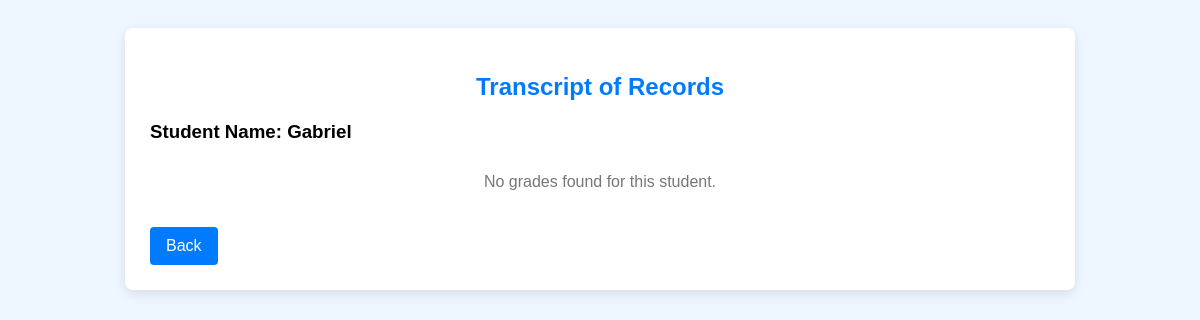
/Registrar/pages/view_transcript.php?student_id=1007, run on an earlier commit of the app's database.
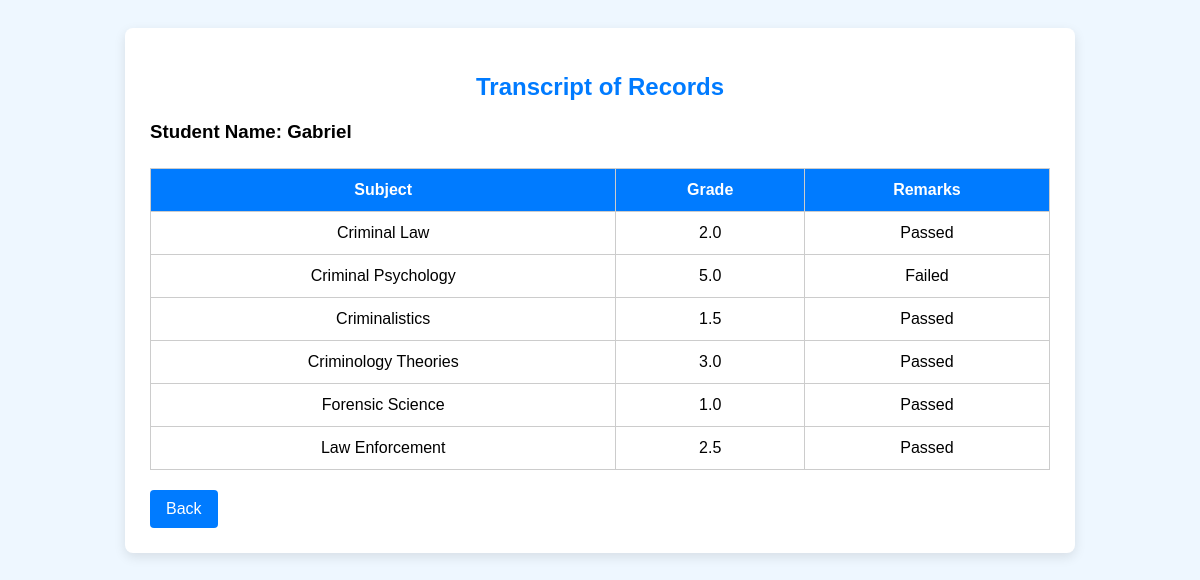
And on a later commit of the database.
### tables this page shows
CREATE TABLE `student_grades` (
  `id` int(11) NOT NULL,
  `student_id` int(11) NOT NULL,
  `subject` varchar(100) NOT NULL,
  `grade` varchar(10) DEFAULT NULL,
  `remarks` varchar(50) DEFAULT NULL,
  `school_year` int(255) NOT NULL,
  `semester` varchar(255) NOT NULL
);

### Registrar/pages/view_transcript.php (the view, shortened to what this page needs)
<?php
$servername = "localhost";
$username = "root";
$password = "";
$dbname = "iscpdb";
$conn = new mysqli($servername, $username, $password, $dbname);
$student_id = isset($_GET['student_id']) ? intval($_GET['student_id']) : 0;
$student_name = "";
$grades = [];
if ($student_id > 0) {
    $stmt = $conn->prepare("SELECT full_name FROM tbladmission_addstudent WHERE Admission_ID = ?");
    $stmt->bind_param("i", $student_id);
    $stmt->execute();
    $stmt->bind_result($student_name);
    $stmt = $conn->prepare("SELECT subject, grade, remarks FROM student_grades WHERE student_id = ? ORDER BY subject ASC");
    $stmt->bind_param("i", $student_id);
    $stmt->execute();
    $result = $stmt->get_result();
    while ($row = $result->fetch_assoc()) {
        $grades[] = $row;
    }
} else {
    die("Invalid or missing student ID.");
}
?>
<!DOCTYPE html>
<html lang="en">
<head>
</head>
<body>
<div class="container">
    <h2>Transcript of Records</h2>
    <h3>Student Name: <?= htmlspecialchars($student_name) ?></h3>
    <?php if (count($grades) > 0): ?>
        <table>
            <thead>
                <tr>
                    <th>Subject</th>
                    <th>Grade</th>
                    <th>Remarks</th>
                </tr>
            </thead>
            <tbody>
                <?php foreach ($grades as $grade): ?>
                    <tr>
                        <td><?= htmlspecialchars($grade['subject']) ?></td>
                        <td><?= htmlspecialchars($grade['grade']) ?></td>
                        <td><?= htmlspecialchars($grade['remarks']) ?></td>
                    </tr>
                <?php endforeach; ?>
            </tbody>
        </table>
    <?php else: ?>
        <p class="no-records">No grades found for this student.</p>
    <?php endif; ?>
    <a href="/International-State-College-of-the-Philippines/Registrar/registrar.php?page=grades_transcripts">Back</a>
</div>
</body>
</html>

What changed in the data, as far as the page shows it:
added student_grades: subject "Criminal Law", grade "2.0", remarks "Passed"
added student_grades: subject "Criminal Psychology", grade "5.0", remarks "Failed"
added student_grades: subject "Criminalistics", grade "1.5", remarks "Passed"
added student_grades: subject "Criminology Theories", grade "3.0", remarks "Passed"
added student_grades: subject "Forensic Science", grade "1.0", remarks "Passed"
added student_grades: subject "Law Enforcement", grade "2.5", remarks "Passed"
Also different on the page:
text no longer shown: "No grades found for this student."
text now shown: "Subject Grade Remarks"
